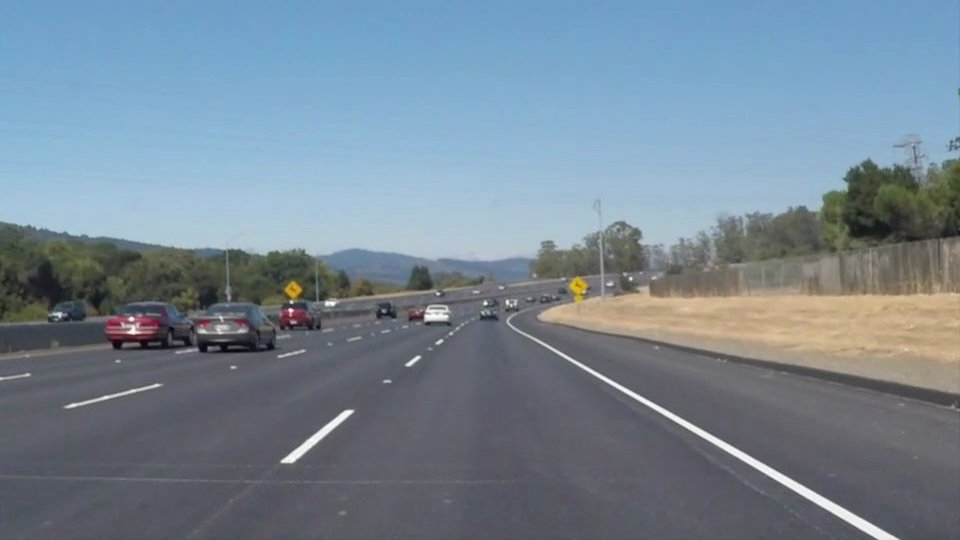
#> input picture test_images/solidWhiteCurve.jpg, 960 x 540 px; its folder holds 5 pictures in this run
$ jupyter execute --allow-errors Detecting_Driving_Lanes.ipynb   (shell and % lines are left out)   (older library calls are emulated)
#> lines starting #> are read from the running program, lines starting #| are printed output that depends on the picture; after the words box and inside, x2 and y2 are one past the last pixel; in counts of white or black regions, pixels touching at a corner belong together
# Self-Driving Car Engineer Nanodegree

## Project: **Finding Driving Lane Lines on the Road**
***

Drive remain within their lane. Naturally, this is a very important aspect of driving as it minimizes the chances of collisions with other cars. As humans, we are able to do this quite naturally. For computers, this isn't quite so easy. The first part of this is to detect driving lanes. In this project, we demonstrate one approach for detecting driving lanes using some well known computer vision techniques. Below, we describe each of these techniques in detail and show how they can be applied using a combination of Python and OpenCV to detect driving lanes.

---

### Import packages

We'll start by importing some useful packages.

[cell 1]
# standard packages
import numpy as np
import math
import os

# image processing packages
import matplotlib.image as mpimg
import cv2

# visualization packages
import matplotlib.pyplot as plt

The following command ensures that any plots are rendered within the notebook.

[cell 2]
# show plots inline

### General Approach

There are a number of ways to detect driving lanes from images and the following is one such (relatively simple) approach:

1. Convert original image to HSL
2. Isolate yellow and white areas to reduce noise
3. Combine isolated HSL with original image
4. Convert to grayscale to reduce noise
5. Apply Gaussian Blur to smoothen edge
6. Apply Canny Edge Detection to detect edges
7. Mask to show only features in our region Of interest
8. Apply Hough Transformation to find lanes
9. Separate left and right lanes
10. Find lines of best fit for both left and right lanes
11. Overlay lines over original image

We'll start by developing a pipeline on a series of individual images. Later we show how this can easily be extended to videos (which are really just a series of images). We will use the following sample images of 960 x 540 pixels for developing and testing our pipelines.

[cell 3]
test_img_dir = "test_images/"

original_image_names = os.listdir(test_img_dir)

original_image_names = list(map(lambda name: test_img_dir + name,
                                original_image_names))

print(original_image_names)

[cell 4]
def show_image_list(img_list,
                    cols=2,
                    fig_size=(10, 10),
                    img_labels=original_image_names,
                    cmap=None):

    """
    Show a list of images
    """

    img_count = len(img_list)

    rows = np.ceil(img_count / cols)

    plt.figure(figsize=fig_size)

    for i in range(0, img_count):

        img_name = img_labels[i]

        plt.subplot(rows, cols, i+1)

        img = img_list[i]

        # no ticks on axes
        plt.xticks([])
        plt.yticks([])

        # plot title
        plt.title(img_name[len(test_img_dir):])

        # show plot
        plt.imshow(img, cmap=cmap)

    plt.tight_layout()
    plt.show()

[cell 5]
original_images = list(map(lambda img: mpimg.imread(img),
                           original_image_names))
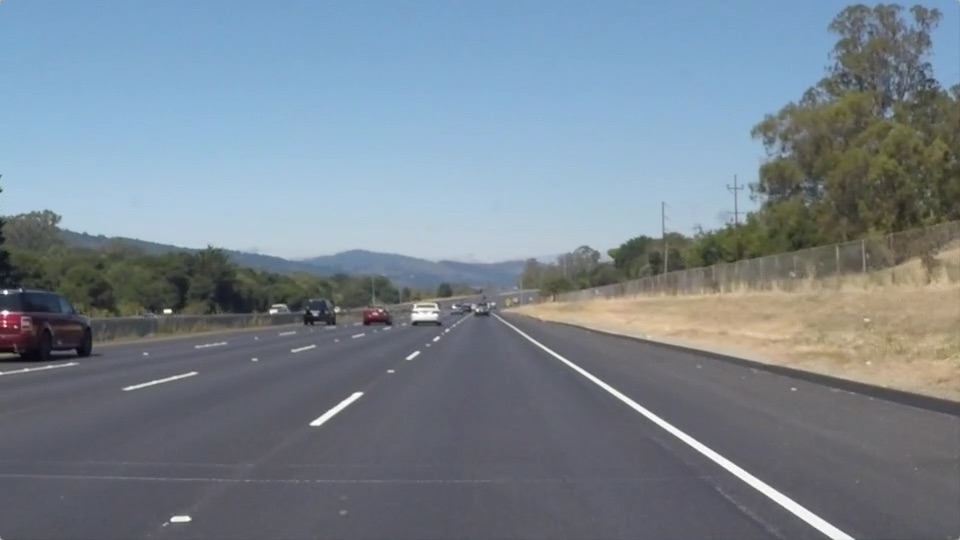
#> input picture test_images/solidWhiteRight.jpg, 960 x 540 px
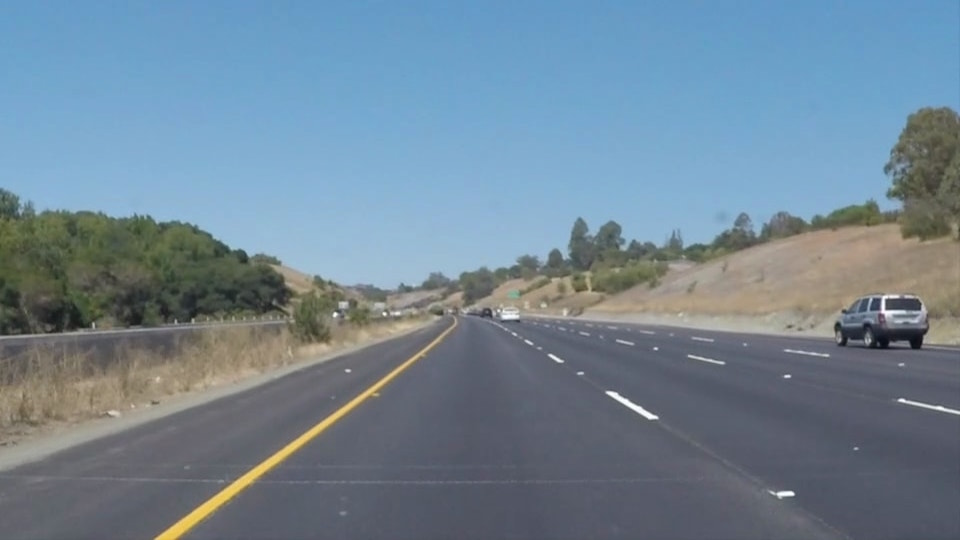
#> input picture test_images/solidYellowCurve.jpg, 960 x 540 px
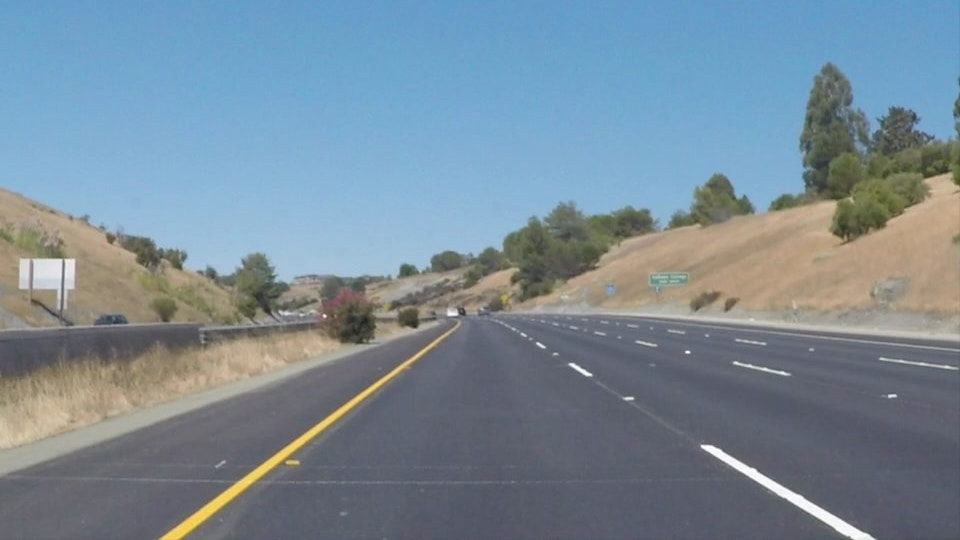
#> input picture test_images/solidYellowCurve2.jpg, 960 x 540 px
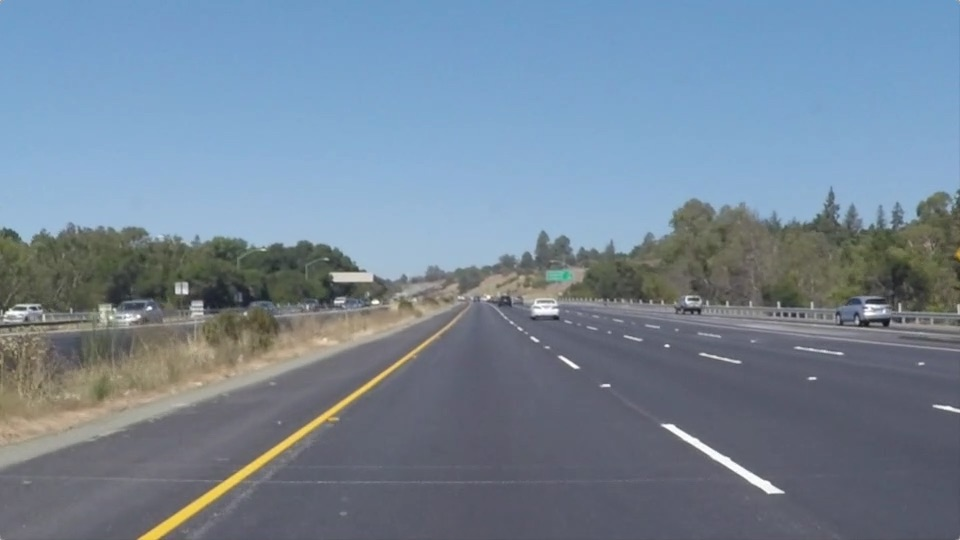
#> input picture test_images/solidYellowLeft.jpg, 960 x 540 px
#> original_images = 5 items

show_image_list(img_list = original_images)
#> in show_image_list, `img_count = len(img_list)`: img_count = 5
#> in show_image_list, `rows = np.ceil(img_count / cols)`: rows = 3

There are few immediately obvious challenges we need to be mindful of while building a generalized pipeline for deteting lanes in these images:

1. While the lane lines are generally coloured white, they can also be yellow.
2. While most of these images depict only light traffic, some of them have other cars in them and what's worse is that some cars are colored white!
3. All of these images depict fairly straight patches of road. It is obviously possible for roads and therefore our lane lines to be curved.

These are good things to know. Let's start building our pipeline. For testing our pipeline, we'll use just one image for now.

[cell 6]
test_image = mpimg.imread('test_images/solidYellowLeft.jpg')
#> test_image is the input picture: shape (540, 960, 3); mean R, G, B 116.5, 133.6, 150.8

Let's define a basic convenience function for displaying images side by side. This will be useful for comparing images created in the current step with images created in a previous step.

[cell 7]
def compare_two_images(title_a=None,
                       title_b=None,
                       image_a=None,
                       image_b=None,
                       cmap_a=None,
                       cmap_b=None,
                       fig_size=(10, 10)):

    """
    Convenience function for showing 2 images side by side
    """

    plt.figure(figsize=fig_size)

    plt.subplot(1, 2, 1)
    # no ticks on axes
    plt.xticks([])
    plt.yticks([])
    # plot title
    plt.title(title_a)
    # show plot
    plt.imshow(image_a, cmap=cmap_a)

    plt.subplot(1, 2, 2)
    # no ticks on axes
    plt.xticks([])
    plt.yticks([])
    # plot title
    plt.title(title_b)
    # show plot
    plt.imshow(image_b, cmap=cmap_b)

    plt.tight_layout()
    plt.show()

### Step 1: Convert image to HSL

There are a number of color models, below is a brief introduction to two of the most popular models in use today.

#### RGB

The most commonly used model is the RGB model which defines a color space in terms of three components:

- Red, which ranges from 0-255
- Green, which ranges from 0-255
- Blue, which ranges from 0-255

The RGB color model is additive i.e. Red, Green and Blue values are combined to reproduce other colors.

<figure>

 <figcaption>
 <p></p>
 <p style="text-align: center;"> RGB color model </p>

#### HSL

The HSL color space stands for:

- Hue : the color type (such as red, blue, or yellow). Ranges from 0 to 360° in most applications (each value corresponds to one color : 0 is red, 45 is a shade of orange and 55 is a shade of yellow).
- Saturation : variation of the color depending on the lightness. Ranges from 0 to 100% (from the center of the black&white axis).
- Lightness (also Luminance or Luminosity or Intensity). Ranges from 0 to 100% (from black to white).

<figure>

 <figcaption>
 <p></p>
 <p style="text-align: center;"> HSL color moderl </p>

There are other color models out there too including HSB, CMYK, and YUV. Like most images however, all of our images are in RBG format. So why are we talking about other color models? We suspect that it might be easier to isolate driving lanes in other color spaces than RGB. So let's have a look at our test images in HSL.

[cell 8]
def hsl(img):
    """
    convert image to hsl
    """
    return cv2.cvtColor(img, cv2.COLOR_RGB2HLS)
#> returned value: shape (540, 960, 3); mean of channels 0, 1, 2 94.7, 133.9, 61.3

[cell 9]
hsl_image = hsl(test_image)

[cell 10]
compare_two_images(image_a=test_image,
                   title_a='RGB color model',
                   image_b=hsl_image,
                   title_b='HSL color model')

Looking at the above, we can see that HSL shows better contrast between the lane lines and the road when compared to RGB.

### Step 2: Isolate yellow and white areas

[cell 11]
def isolate_yellow_hsl(img):
    """

    """
    # Lower value equivalent pure HSL is (30, 45, 15)
    low_threshold = np.array([15, 38, 115], dtype=np.uint8)
    # Higher value equivalent pure HSL is (75, 100, 80)
    high_threshold = np.array([35, 204, 255], dtype=np.uint8)

    masked_img = cv2.inRange(img, low_threshold, high_threshold)
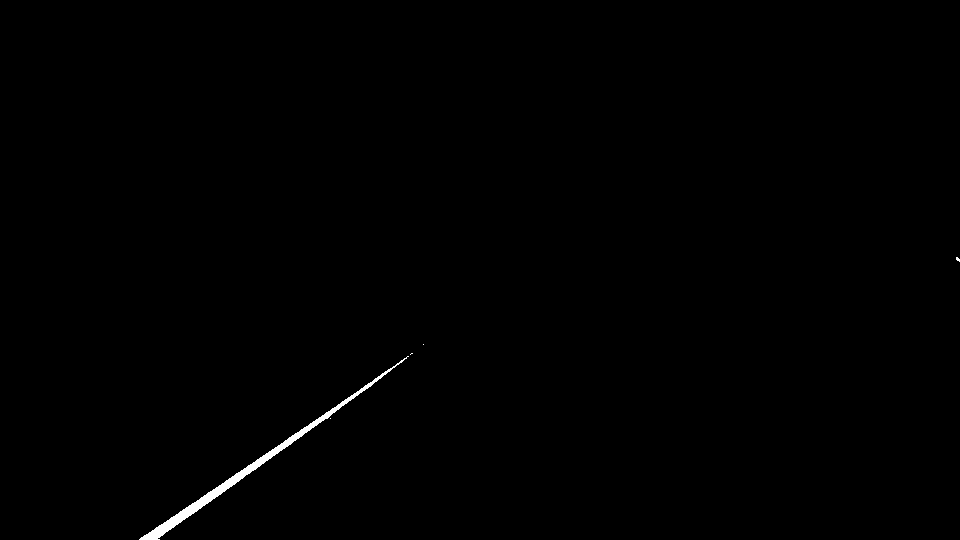
#> masked_img: shape (540, 960); 0.39% white; 5 white regions (4 under 20 px), largest, box (x1, y1, x2, y2) and area: (139, 356, 409, 540) 1992

    return masked_img

def isolate_white_hsl(img):
    """

    """
    # Lower value equivalent pure HSL is (30, 45, 15)
    low_threshold = np.array([0, 200, 0], dtype=np.uint8)
    # Higher value equivalent pure HSL is (360, 100, 100)
    high_threshold = np.array([180, 255, 255], dtype=np.uint8)

    masked_img = cv2.inRange(img, low_threshold, high_threshold)
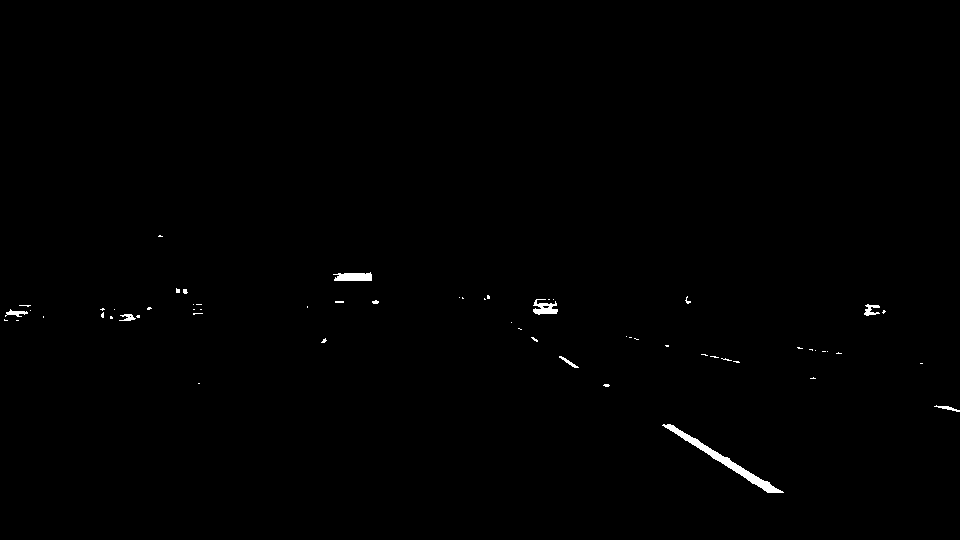
#> masked_img: shape (540, 960); 0.43% white; 60 white regions (50 under 20 px), largest, box (x1, y1, x2, y2) and area: (662, 424, 784, 493) 927, (333, 272, 372, 281) 286, (533, 299, 558, 315) 233

    return masked_img

[cell 12]
hsl_yellow_image = isolate_yellow_hsl(hsl_image)

[cell 13]
compare_two_images(image_a=hsl_image,
                   title_a='HSL image',
                   image_b=hsl_yellow_image,
                   title_b='HSL image filtered for yellow areas')

Now let's do the same for the white components of our images.

[cell 14]
hsl_white_image = isolate_white_hsl(hsl_image)

[cell 15]
compare_two_images(image_a=hsl_image,
                   title_a='HSL image',
                   image_b=hsl_white_image,
                   title_b='HSL image filtered for white areas')

This time we see the white areas of the image clearly highlighted. Let's now try to combine those two masks using an OR operation and then combine with the original image using an AND operation to only retain the intersecting elements.

[cell 16]
def combine_hsl_isolated_with_original(img, hsl_yellow, hsl_white):
    hsl_mask = cv2.bitwise_or(hsl_yellow, hsl_white)
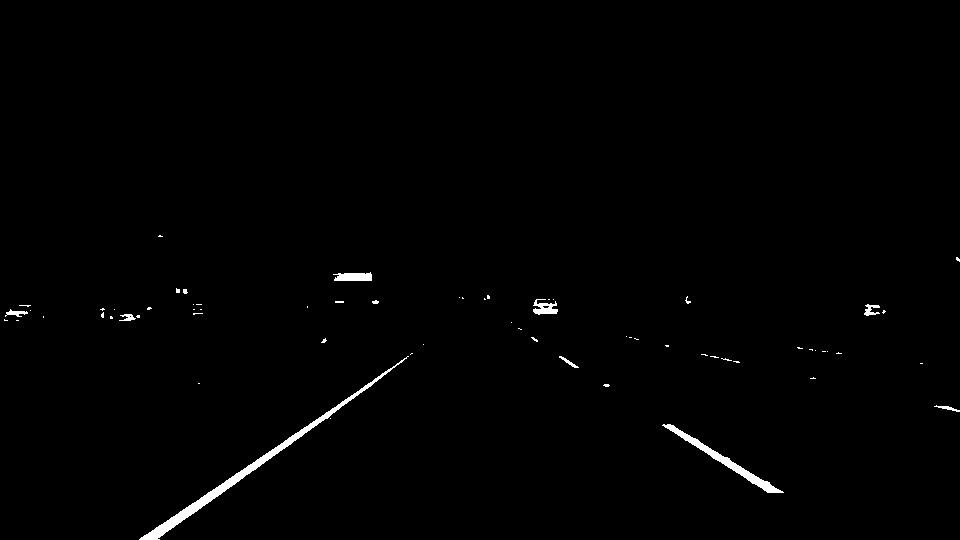
#> hsl_mask: shape (540, 960); 0.81% white; 65 white regions (54 under 20 px), largest, box (x1, y1, x2, y2) and area: (139, 356, 409, 540) 1992, (662, 424, 784, 493) 927, (333, 272, 372, 281) 286
    return cv2.bitwise_and(img, img, mask=hsl_mask)
#> (the rest of the program and of its run is left out)
